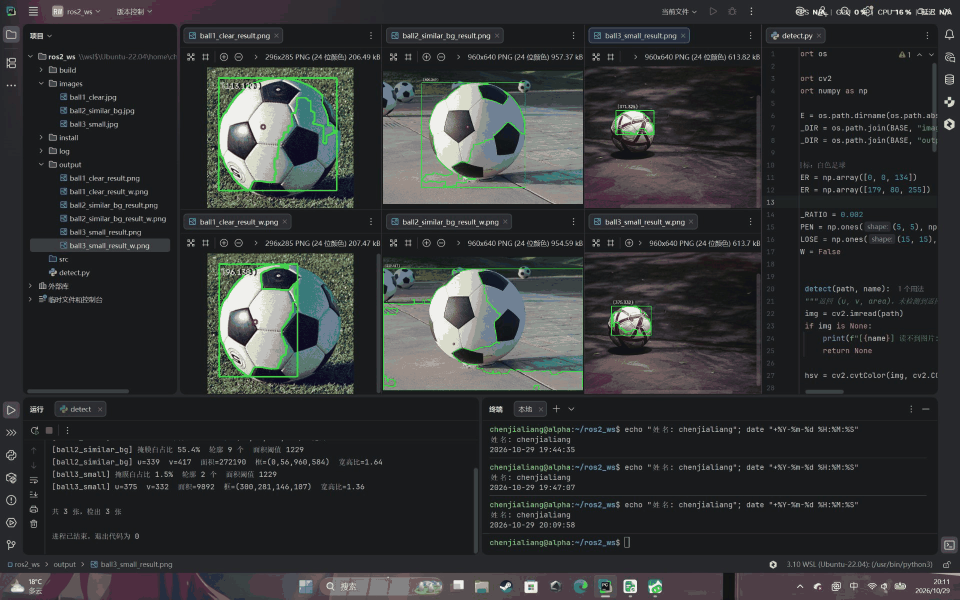
#> input picture 算法组/Week2/chenjialiang/02_参数对比.png, 1920 x 1199 px (shown at 1/2 size)
$ python parameter_compare.py --image '../../../../chenjialiang/02_参数对比.png'
#> lines starting #> are read from the running program, lines starting #| are printed output that depends on the picture
### 算法组/Week2/yangtiancheng/src/cquick_color_vision/cquick_color_vision/core.py
from dataclasses import dataclass
from typing import Optional

import cv2
import numpy as np


@dataclass
class DetectorConfig:
    h_min: int = 5
    h_max: int = 25
    s_min: int = 100
    s_max: int = 255
    v_min: int = 70
    v_max: int = 255
    min_area: int = 800
    kernel_size: int = 5
    morph_mode: str = "open_close"

    def validate(self) -> None:
        if not 0 <= self.h_min <= self.h_max <= 179:
            raise ValueError(
                "HSV 的 H 范围必须满足 0 <= h_min <= h_max <= 179"
            )
        if not 0 <= self.s_min <= self.s_max <= 255:
            raise ValueError(
                "HSV 的 S 范围必须满足 0 <= s_min <= s_max <= 255"
            )
        if not 0 <= self.v_min <= self.v_max <= 255:
            raise ValueError(
                "HSV 的 V 范围必须满足 0 <= v_min <= v_max <= 255"
            )
        if self.min_area < 0:
            raise ValueError("min_area 不能为负数")
        if self.kernel_size < 1 or self.kernel_size % 2 == 0:
            raise ValueError("kernel_size 必须是正奇数")
        if self.morph_mode not in {
            "none",
            "open",
            "close",
            "open_close",
            "close_open",
        }:
            raise ValueError(
                "morph_mode 只能是 "
                "none/open/close/open_close/close_open"
            )


@dataclass
class Detection:
    detected: bool
    u: float = 0.0
    v: float = 0.0
    area: float = 0.0
    contour: Optional[np.ndarray] = None


def read_image(path: str) -> Optional[np.ndarray]:
    """读取图片，并兼容中文路径。"""
#> called with path = '../../../../chenjialiang/02_参数对比.png'
    try:
        data = np.fromfile(path, dtype=np.uint8)
    except (OSError, ValueError):
        return None

    if data.size == 0:
        return None
    return cv2.imdecode(data, cv2.IMREAD_COLOR)
#> returned value is the input picture: shape (1199, 1920, 3); mean B, G, R 53.2, 52.8, 50.8


def write_image(path: str, image: np.ndarray) -> bool:
    """写入图片，并兼容中文路径。"""
    suffix = "." + path.rsplit(".", 1)[-1] if "." in path else ".png"
    ok, encoded = cv2.imencode(suffix, image)
    if not ok:
        return False
    encoded.tofile(path)
    return True


def create_mask(
    image_bgr: np.ndarray,
    config: DetectorConfig,
) -> np.ndarray:
    config.validate()

    hsv = cv2.cvtColor(image_bgr, cv2.COLOR_BGR2HSV)
    lower = np.array(
        [config.h_min, config.s_min, config.v_min],
        dtype=np.uint8,
    )
    upper = np.array(
        [config.h_max, config.s_max, config.v_max],
        dtype=np.uint8,
    )
    mask = cv2.inRange(hsv, lower, upper)

    if config.morph_mode != "none":
        kernel = np.ones(
            (config.kernel_size, config.kernel_size),
            dtype=np.uint8,
        )

        if config.morph_mode in {"open", "open_close"}:
            mask = cv2.morphologyEx(
                mask,
                cv2.MORPH_OPEN,
                kernel,
            )

        if config.morph_mode in {"close", "close_open"}:
            mask = cv2.morphologyEx(
                mask,
                cv2.MORPH_CLOSE,
                kernel,
            )

        if config.morph_mode == "close_open":
            mask = cv2.morphologyEx(
                mask,
                cv2.MORPH_OPEN,
                kernel,
            )

    return mask


def detect_target(
    image_bgr: np.ndarray,
    config: DetectorConfig,
) -> Detection:
    if image_bgr is None or image_bgr.size == 0:
        raise ValueError("输入图像为空")

    mask = create_mask(image_bgr, config)
    contours, _ = cv2.findContours(
        mask,
        cv2.RETR_EXTERNAL,
        cv2.CHAIN_APPROX_SIMPLE,
    )

    candidates = []
    for contour in contours:
        area = float(cv2.contourArea(contour))
        if area >= config.min_area:
            candidates.append((area, contour))

    if not candidates:
        return Detection(detected=False)

    area, target_contour = max(
        candidates,
        key=lambda item: item[0],
    )
    moments = cv2.moments(target_contour)

    if moments["m00"] <= 0.0:
        return Detection(detected=False)

    u = moments["m10"] / moments["m00"]
    v = moments["m01"] / moments["m00"]
    return Detection(
        detected=True,
        u=float(u),
        v=float(v),
        area=float(area),
        contour=target_contour,
    )


def draw_detection(
    image_bgr: np.ndarray,
    detection: Detection,
    config: DetectorConfig,
) -> np.ndarray:
    output = image_bgr.copy()

    if detection.detected and detection.contour is not None:
        cv2.drawContours(
            output,
            [detection.contour],
            -1,
            (0, 255, 0),
            3,
        )
        center = (
            round(detection.u),
            round(detection.v),
        )
        cv2.circle(output, center, 6, (0, 0, 255), -1)

        text = (
            f"u={detection.u:.1f}, v={detection.v:.1f}, "
            f"area={detection.area:.1f}"
        )
        cv2.putText(
            output,
            text,
            (12, 30),
            cv2.FONT_HERSHEY_SIMPLEX,
            0.65,
            (0, 255, 0),
            2,
            cv2.LINE_AA,
        )
    else:
        cv2.putText(
            output,
            "TARGET NOT DETECTED",
            (12, 36),
            cv2.FONT_HERSHEY_SIMPLEX,
            0.9,
            (0, 0, 255),
            2,
            cv2.LINE_AA,
        )

    parameter_text = (
        f"HSV H[{config.h_min},{config.h_max}] "
        f"S[{config.s_min},{config.s_max}] "
        f"V[{config.v_min},{config.v_max}] "
        f"area>={config.min_area} "
        f"morph={config.morph_mode}"
    )
    cv2.putText(
        output,
        parameter_text,
        (12, output.shape[0] - 14),
        cv2.FONT_HERSHEY_SIMPLEX,
        0.45,
        (255, 255, 255),
        1,
        cv2.LINE_AA,
    )

    return output

### 算法组/Week2/yangtiancheng/src/cquick_color_vision/cquick_color_vision/parameter_compare.py
import argparse

import cv2
import numpy as np

from cquick_color_vision.core import (
    DetectorConfig,
    detect_target,
    draw_detection,
    read_image,
    write_image,
)


def build_experiments():
    return [
        (
            "A: baseline",
            DetectorConfig(),
        ),
        (
            "B: wider HSV (S>=40, V>=50)",
            DetectorConfig(s_min=40, v_min=50),
        ),
        (
            "C: min_area=5000",
            DetectorConfig(min_area=5000),
        ),
    ]


def make_tile(
    label: str,
    image: np.ndarray,
    detected: bool,
    u: float,
    v: float,
) -> np.ndarray:
    resized = cv2.resize(
        image,
        (480, 360),
        interpolation=cv2.INTER_AREA,
    )

    header = np.full(
        (76, 480, 3),
        245,
        dtype=np.uint8,
    )

    status = (
        f"detected={detected}, "
        f"u={u:.1f}, v={v:.1f}"
    )

    cv2.putText(
        header,
        label,
        (10, 28),
        cv2.FONT_HERSHEY_SIMPLEX,
        0.62,
        (20, 20, 20),
        2,
        cv2.LINE_AA,
    )

    cv2.putText(
        header,
        status,
        (10, 58),
        cv2.FONT_HERSHEY_SIMPLEX,
        0.58,
        (20, 20, 20),
        1,
        cv2.LINE_AA,
    )

    return np.vstack([header, resized])


def main() -> None:
    parser = argparse.ArgumentParser(
        description="一次只改变一个主要参数的对比实验",
    )

    parser.add_argument(
        "--image",
        default="test_images/similar_background.png",
    )
    parser.add_argument(
        "--save",
        default="02_参数对比.png",
    )

    args = parser.parse_args()
    image = read_image(args.image)

    if image is None:
        print(f"[错误] 图片读取失败: {args.image}")
        raise SystemExit(2)

    tiles = []

    for label, config in build_experiments():
        detection = detect_target(image, config)

        annotated = draw_detection(
            image,
            detection,
            config,
        )

        tiles.append(
            make_tile(
                label,
                annotated,
                detection.detected,
                detection.u,
                detection.v,
            )
        )

        print(
            f"{label}: detected={detection.detected}, "
            f"u={detection.u:.2f}, "
            f"v={detection.v:.2f}, "
            f"area={detection.area:.2f}"
        )
#> this loop made 3 passes
#| A: baseline: detected=False, u=0.00, v=0.00, area=0.00
#| B: wider HSV (S>=40, V>=50): detected=False, u=0.00, v=0.00, area=0.00
#| C: min_area=5000: detected=False, u=0.00, v=0.00, area=0.00
#> pass 1, in make_tile, `resized = cv2.resize( image, (480, 360), interpolation=cv2.INTER_AREA, )`:
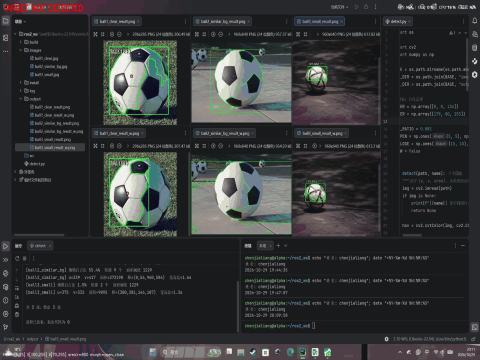
#> resized: shape (360, 480, 3); mean B, G, R 53.2, 52.8, 51.1
#> after the loop, tiles = 3 items

    canvas = np.hstack(tiles)
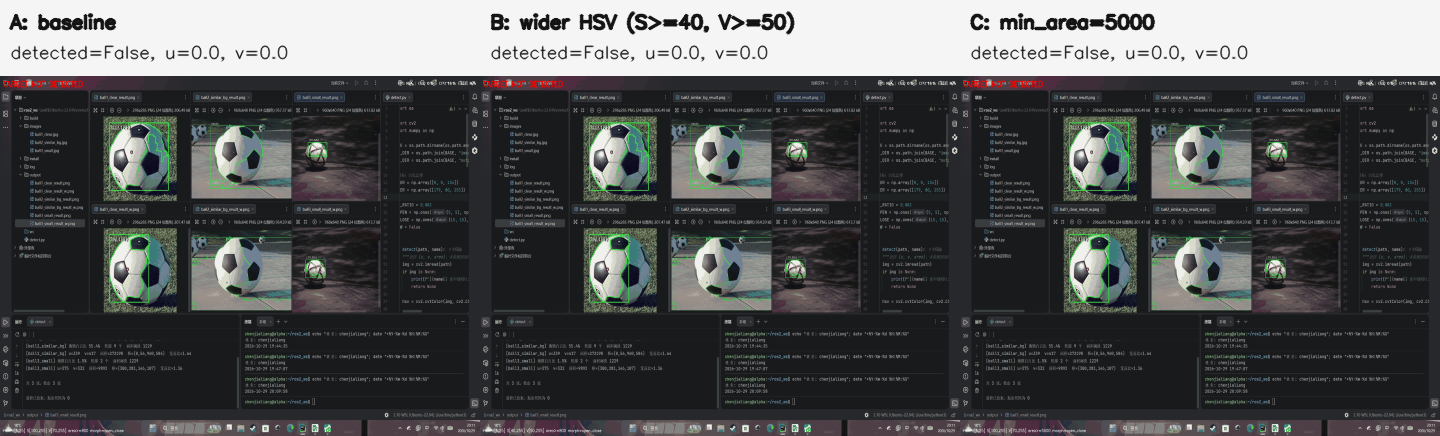
#> canvas: shape (436, 1440, 3); mean of channels 0, 1, 2 84.2, 83.9, 82.4; drawn as B, G, R

    if not write_image(args.save, canvas):
        print(f"[错误] 对比图保存失败: {args.save}")
        raise SystemExit(3)

    print(f"参数对比图已保存: {args.save}")


if __name__ == "__main__":
    main()

$ run again, with 算法组/Week2/chenjialiang/01_检测输出.png copied over 算法组/Week2/chenjialiang/02_参数对比.png
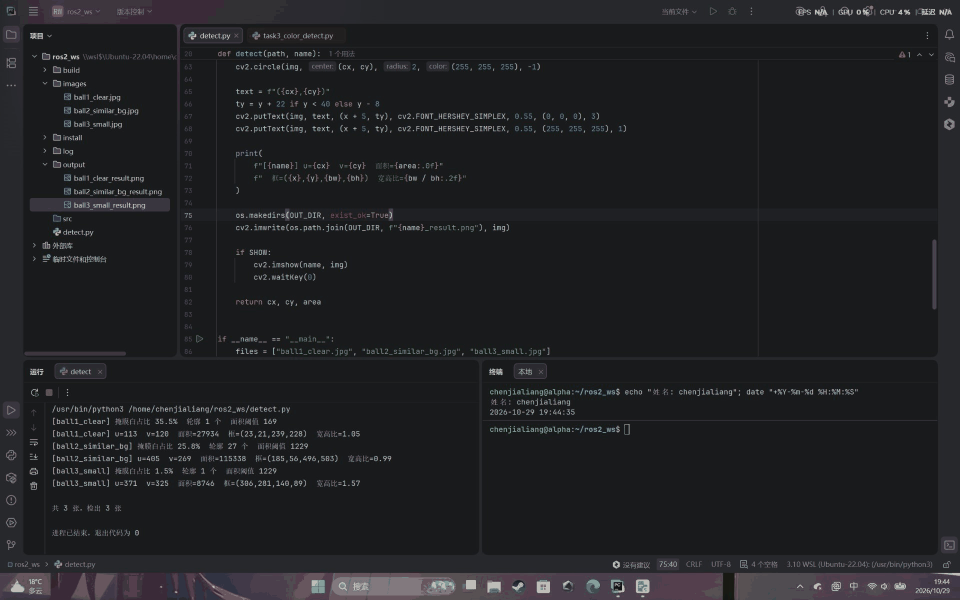
#> input picture 算法组/Week2/chenjialiang/01_检测输出.png, 1920 x 1199 px (shown at 1/2 size)
#> in read_image, returned value is the input picture: shape (1199, 1920, 3); mean B, G, R 36, 33.3, 32.8
#> the loop in main, `for label, config in build_experiments():` made 3 passes
#| A: baseline: detected=False, u=0.00, v=0.00, area=0.00
#| B: wider HSV (S>=40, V>=50): detected=False, u=0.00, v=0.00, area=0.00
#| C: min_area=5000: detected=False, u=0.00, v=0.00, area=0.00
#> pass 1, in make_tile, `resized = cv2.resize( image, (480, 360), interpolation=cv2.INTER_AREA, )`:
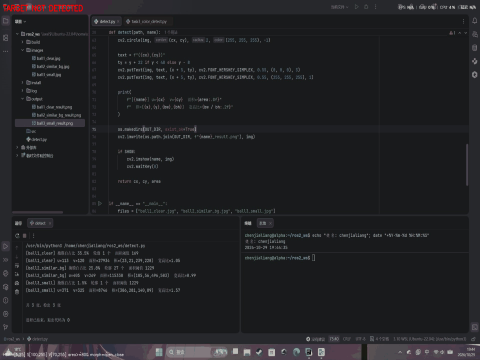
#> resized: shape (360, 480, 3); mean B, G, R 36, 33.3, 33.1
#> after the loop in main, `for label, config in build_experiments():`: tiles = 3 items
#> in main, `canvas = np.hstack(tiles)`:
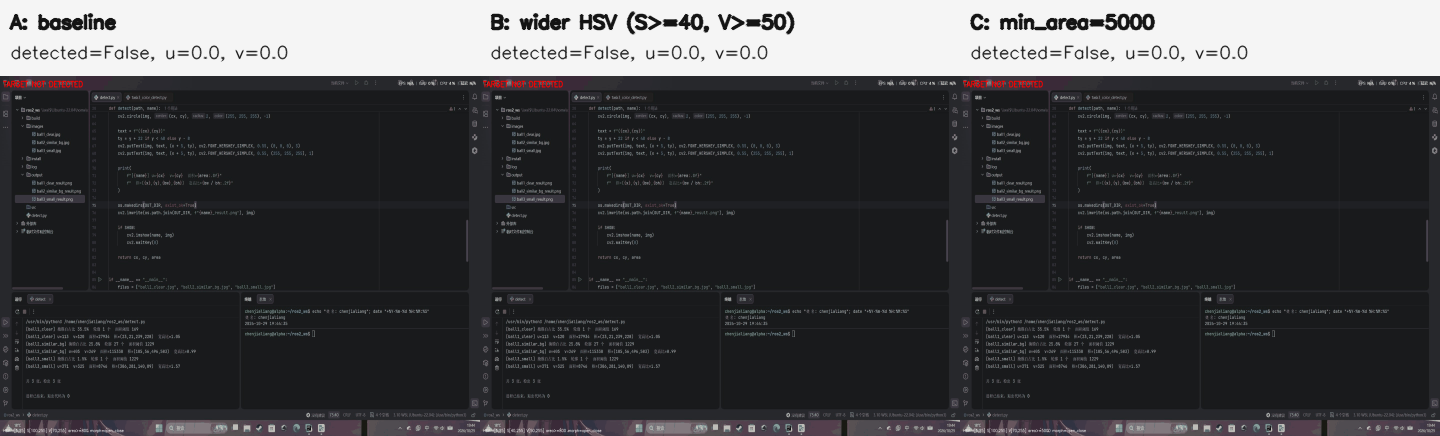
#> canvas: shape (436, 1440, 3); mean of channels 0, 1, 2 69.9, 67.7, 67.6; drawn as B, G, R

$ run again, with 算法组/Week2/chenjialiang/02_结果可视化.png copied over 算法组/Week2/chenjialiang/02_参数对比.png
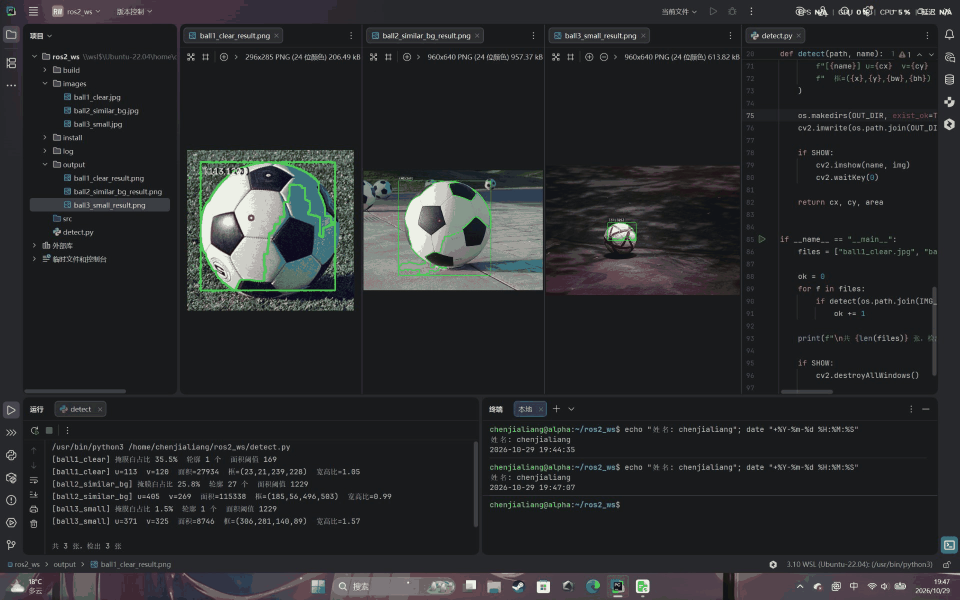
#> input picture 算法组/Week2/chenjialiang/02_结果可视化.png, 1920 x 1199 px (shown at 1/2 size)
#> in read_image, returned value is the input picture: shape (1199, 1920, 3); mean B, G, R 44.2, 42.7, 41.2
#> the loop in main, `for label, config in build_experiments():` made 3 passes
#| A: baseline: detected=False, u=0.00, v=0.00, area=0.00
#| B: wider HSV (S>=40, V>=50): detected=False, u=0.00, v=0.00, area=0.00
#| C: min_area=5000: detected=False, u=0.00, v=0.00, area=0.00
#> pass 1, in make_tile, `resized = cv2.resize( image, (480, 360), interpolation=cv2.INTER_AREA, )`:
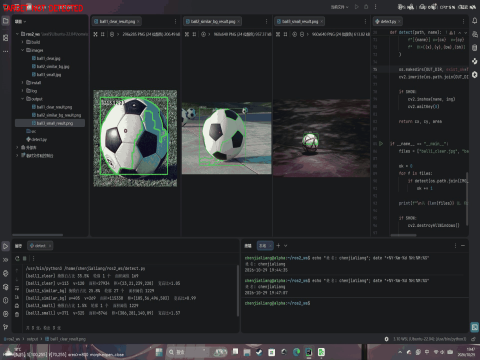
#> resized: shape (360, 480, 3); mean B, G, R 44.3, 42.7, 41.6
#> after the loop in main, `for label, config in build_experiments():`: tiles = 3 items
#> in main, `canvas = np.hstack(tiles)`:
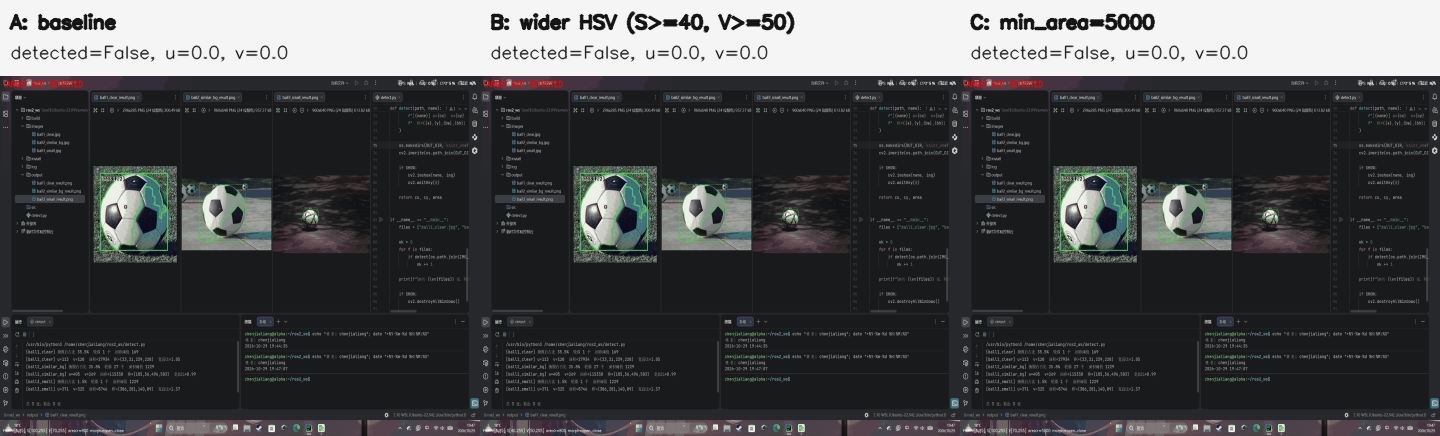
#> canvas: shape (436, 1440, 3); mean of channels 0, 1, 2 76.8, 75.5, 74.6; drawn as B, G, R

$ run again, with 算法组/Week2/chenjialiang/03_interface_show.png copied over 算法组/Week2/chenjialiang/02_参数对比.png
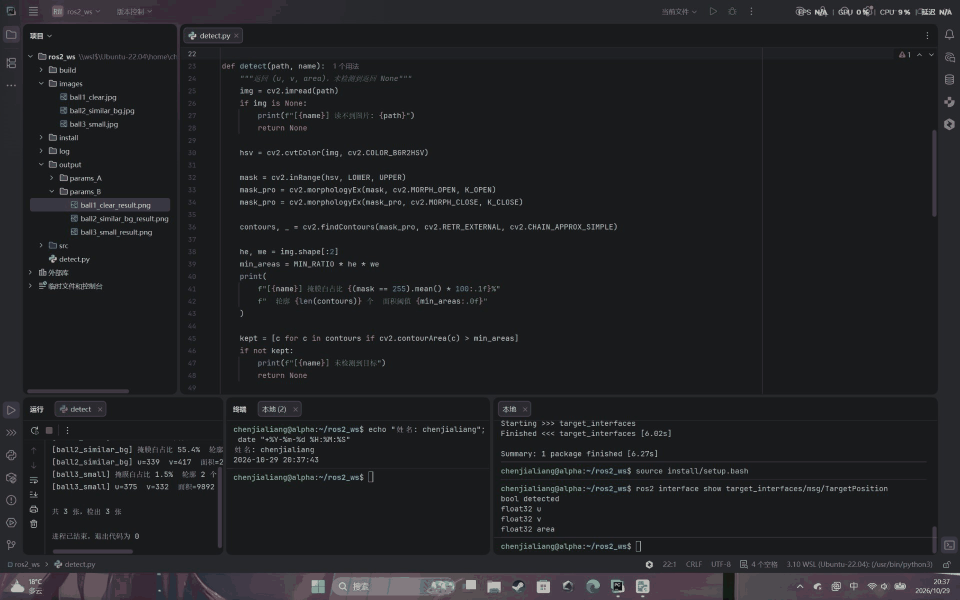
#> input picture 算法组/Week2/chenjialiang/03_interface_show.png, 1920 x 1199 px (shown at 1/2 size)
#> in read_image, returned value is the input picture: shape (1199, 1920, 3); mean B, G, R 36.3, 33.7, 33.1
#> the loop in main, `for label, config in build_experiments():` made 3 passes
#| A: baseline: detected=False, u=0.00, v=0.00, area=0.00
#| B: wider HSV (S>=40, V>=50): detected=False, u=0.00, v=0.00, area=0.00
#| C: min_area=5000: detected=False, u=0.00, v=0.00, area=0.00
#> pass 1, in make_tile, `resized = cv2.resize( image, (480, 360), interpolation=cv2.INTER_AREA, )`:
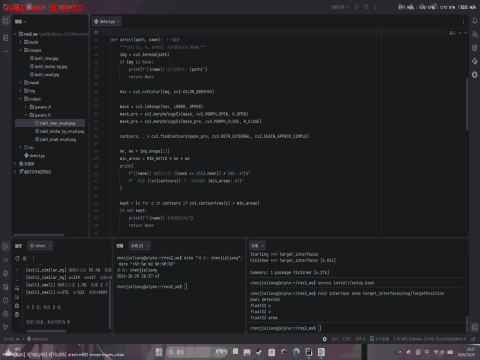
#> resized: shape (360, 480, 3); mean B, G, R 36.4, 33.7, 33.5
#> after the loop in main, `for label, config in build_experiments():`: tiles = 3 items
#> in main, `canvas = np.hstack(tiles)`:
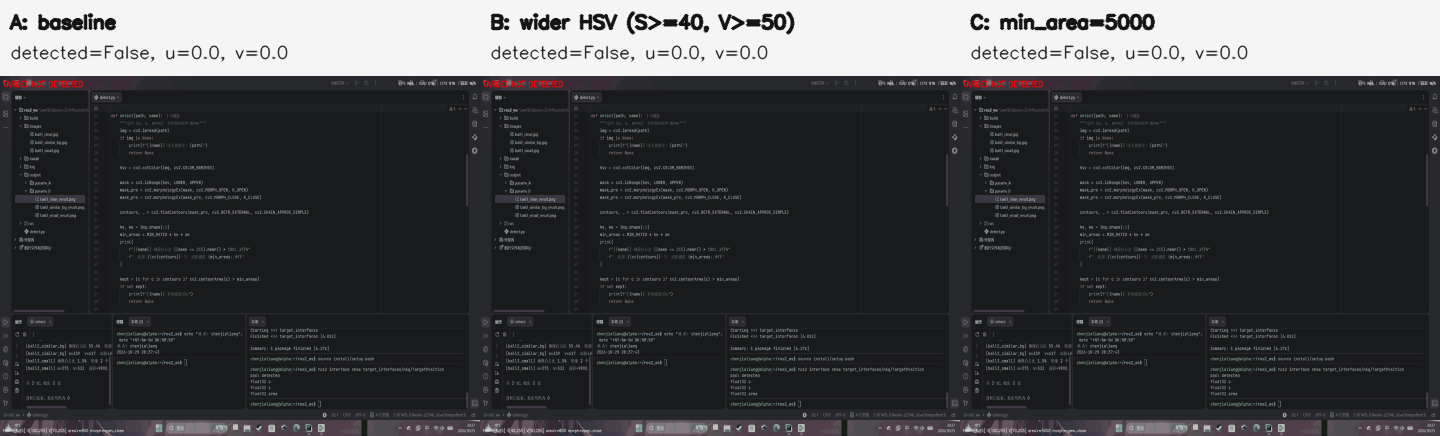
#> canvas: shape (436, 1440, 3); mean of channels 0, 1, 2 70.3, 68.1, 67.9; drawn as B, G, R
